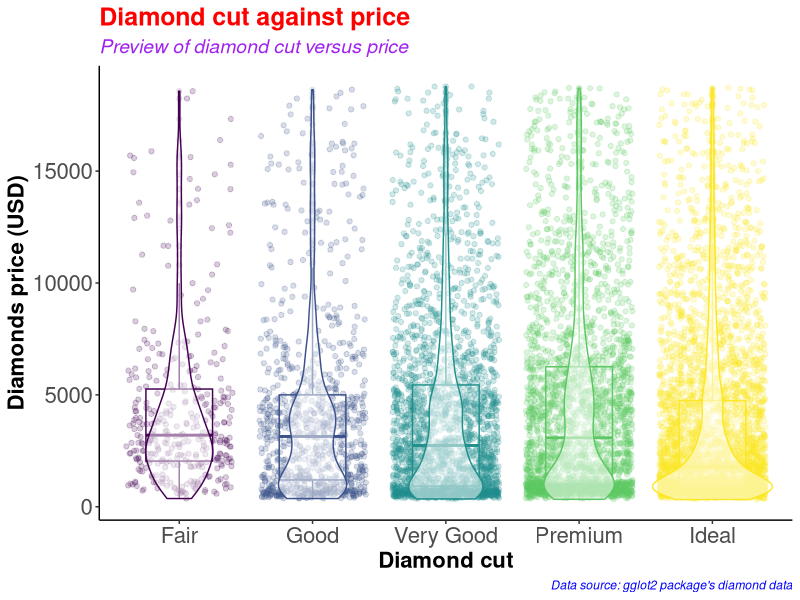
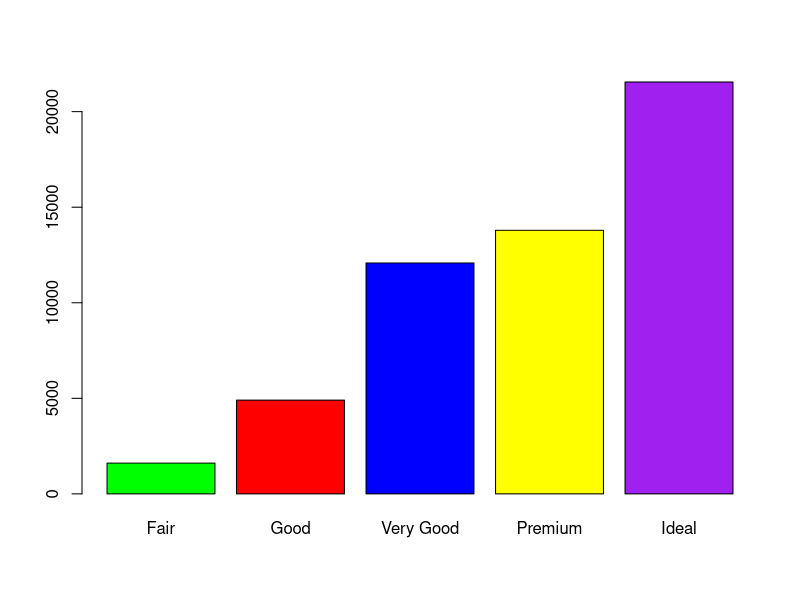
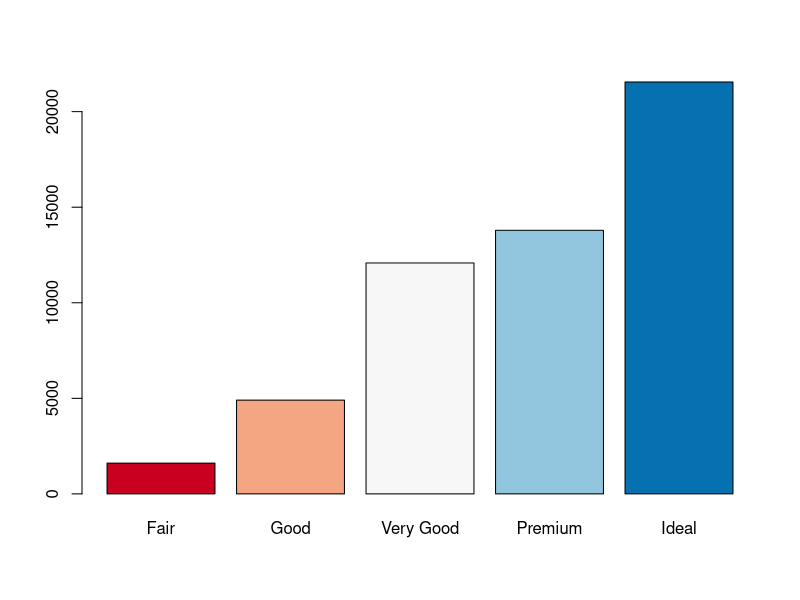
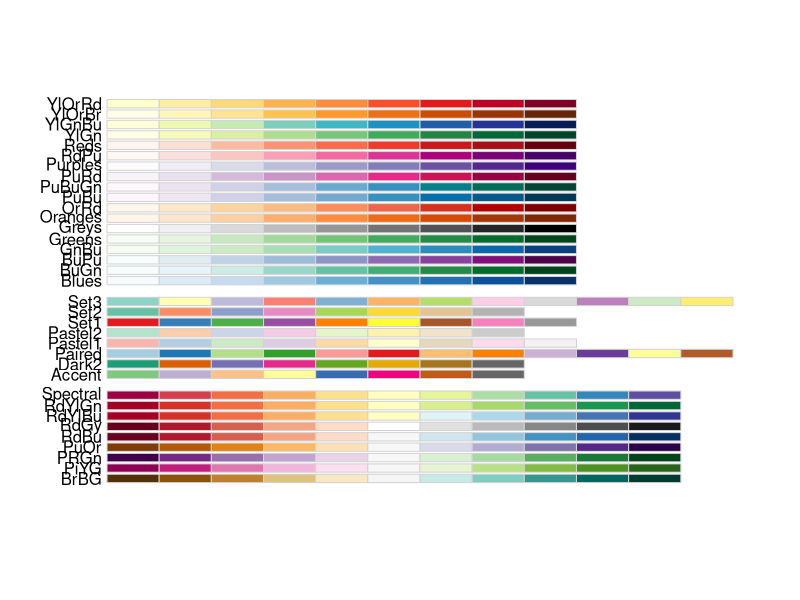
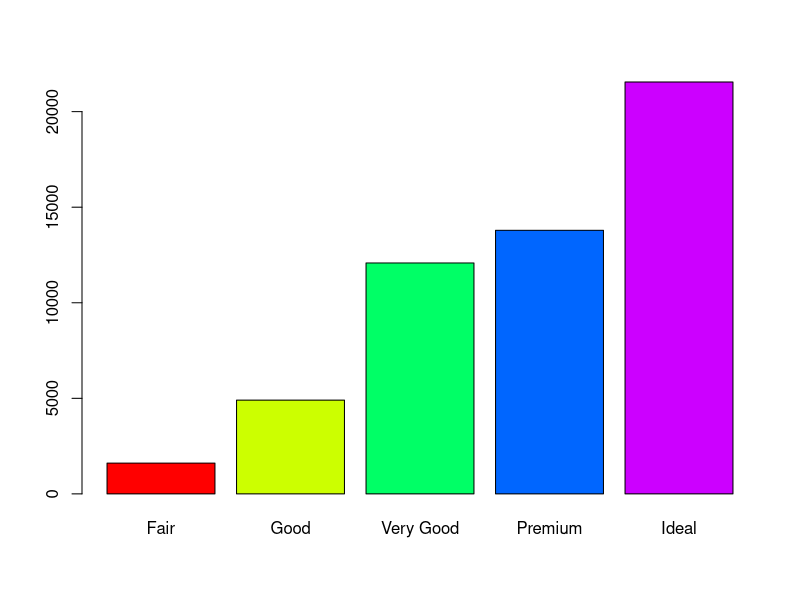
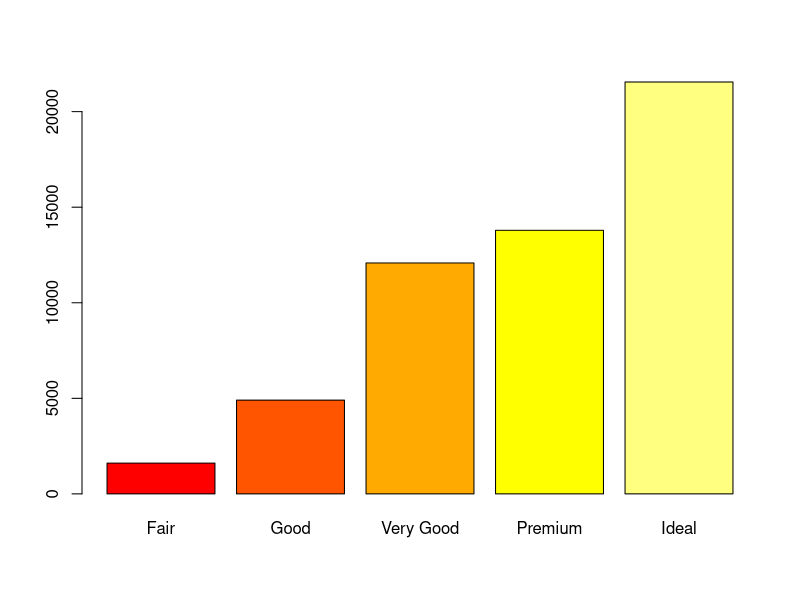
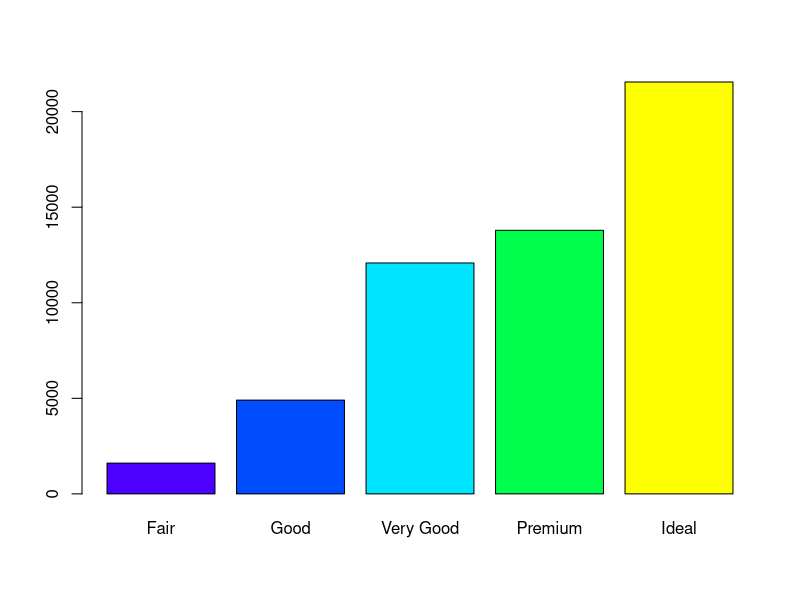
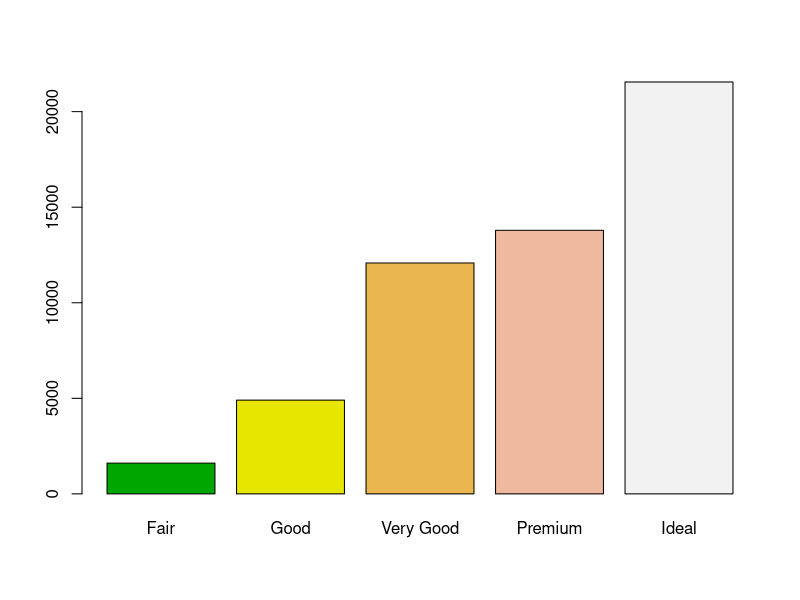

Reproduce these figures in R, in order.
#########################################
# Name: Wyclife Agumba Oluoch           #   
# E-mail: wyclifeoluoch@gmail.com       #
# GitHub: https://github.com/Wycology   #
# Task: Boxplot and violin plots in one #
# Date: 4th Jan 2021                    #
# Last edited: 2nd July 2021            #
#########################################

# Loading the necessary libraries for the project

library(tidyverse) # This is for data wrangling and plotting.
library(RColorBrewer) # This is for generating color pallets for the plots.

diamonds_df <- diamonds # Saving the diamonds data-set to a new object in R.

head(diamonds) # Checking the variables in the data-set for subsequent analyses
nrow(diamonds) # Checking for the number of rows in the data. 53940 observations
ncol(diamonds) # Checking the number of variables in the data-set. 10 variables

diamonds_df %>% # Picking the diamonds data, and then
  slice_sample(n = 0.2*(nrow(diamonds))) %>% # Picking a portion of the data-set
  ggplot(aes(x = cut, y = price, color = cut)) + # Adding the mapping variables
  geom_point(position = "jitter", alpha = 0.2) + # Adding jitter and alpha
  geom_boxplot(alpha = 0.1, width = 0.5) + # Modifying dimensions of the boxplot 
  geom_violin(alpha = 0.5) + # Adding violin plot on top of the box and jitter
  theme_classic() + # Adding my preferred theme for publication.
  theme(legend.position = "none") + # Removing the legend; it is on the x-axis
  labs(x = "Diamond cut", # Labels the x-axis.
       y = "Diamonds price (USD)", # Labeling the y-axis
       title = "Diamond cut against price", # Setting tibble of the plot
       subtitle = "Preview of diamond cut versus price", # Descriptive title beneath TITLE
       caption = "Data source: gglot2 package's diamond data") +
  theme(axis.text = element_text(size=16), # Size of labels on tick-marks
        axis.title = element_text(size=16,face="bold")) + # Size of axis labels
  theme(plot.title = element_text(color = 'red', size = 18, face = 'bold'),
        plot.subtitle = element_text(color = 'purple', size = 14, face = 'italic'),
        plot.caption = element_text(color = 'blue', face = 'italic'))

diamonds %>% # Picking the diamonds data, and then
  filter(cut == 'Very Good') %>% # Picking the very good cut 
  nrow() # counting the number of rows with very good cut

diamonds %>% 
  select(cut) %>% 
  table() %>% 
  barplot(col = c('green', 'red', 'blue', 'yellow', 'purple'))

# Instead of specifying the colors, we can simply use the color brewer panel 

diamonds %>% 
  select(cut) %>% 
  table() %>% 
  barplot(col = brewer.pal(n = 5, name = "RdBu"))
# To display more brewer colors options to use, run the following function:

display.brewer.all()

# Can also use rainbow colors

diamonds %>% 
  select(cut) %>% 
  table() %>% 
  barplot(col = rainbow(5))

# Can also use heat.colors
diamonds %>% 
  select(cut) %>% 
  table() %>% 
  barplot(col = heat.colors(5))

# Can also use topographic colors

diamonds %>% 
  select(cut) %>% 
  table() %>% 
  barplot(col = topo.colors(5))

# Can also use terrain colors for the plot
diamonds %>% 
  select(cut) %>% 
  table() %>% 
  barplot(col = terrain.colors(5))

# Can also use cm.colors
diamonds %>% 
  select(cut) %>% 
  table() %>% 
  barplot(col = cm.colors(5)) 

# That is awesome. Good for the day.
